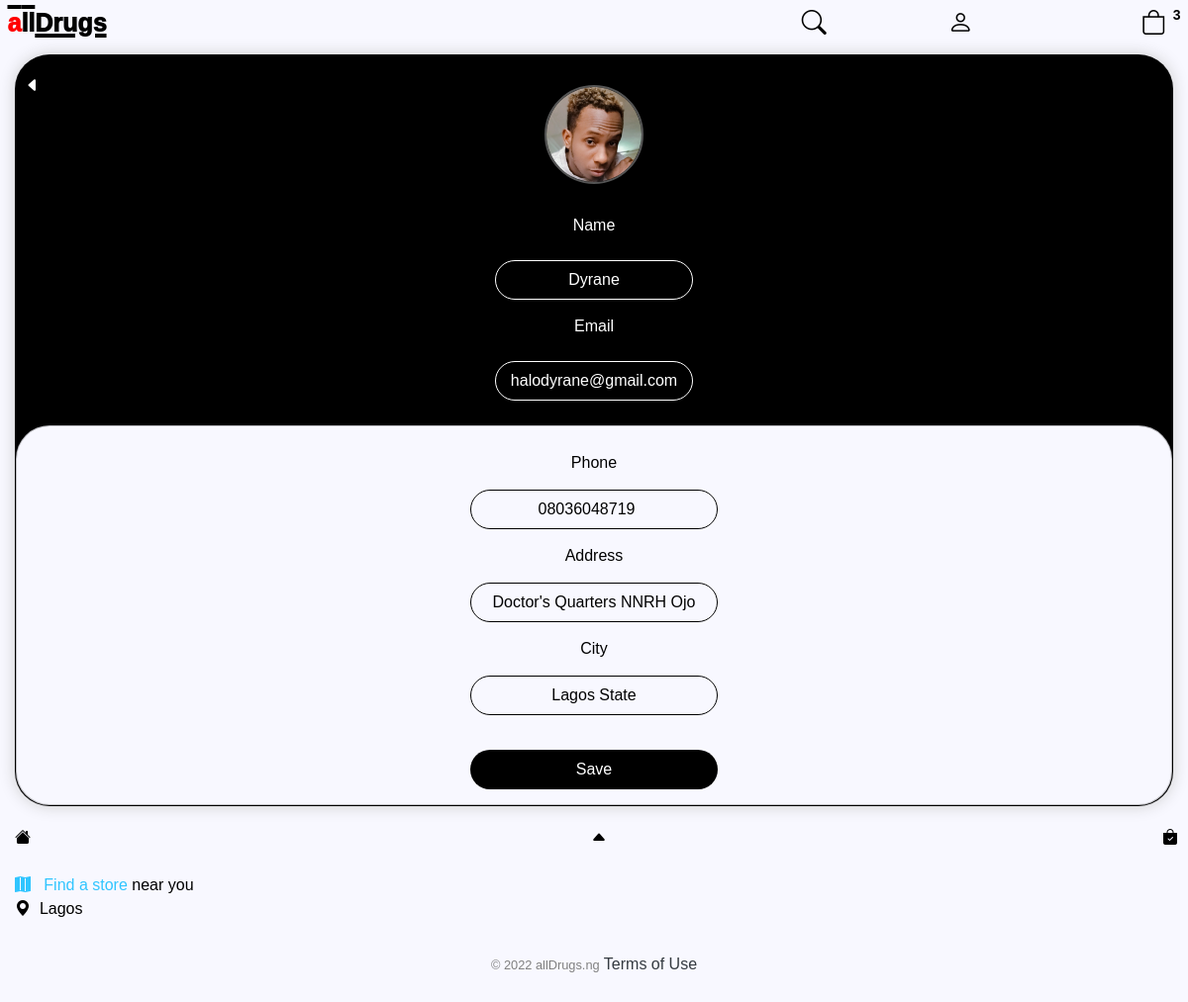
The app's page /edit_account/1 (signed in), older data.
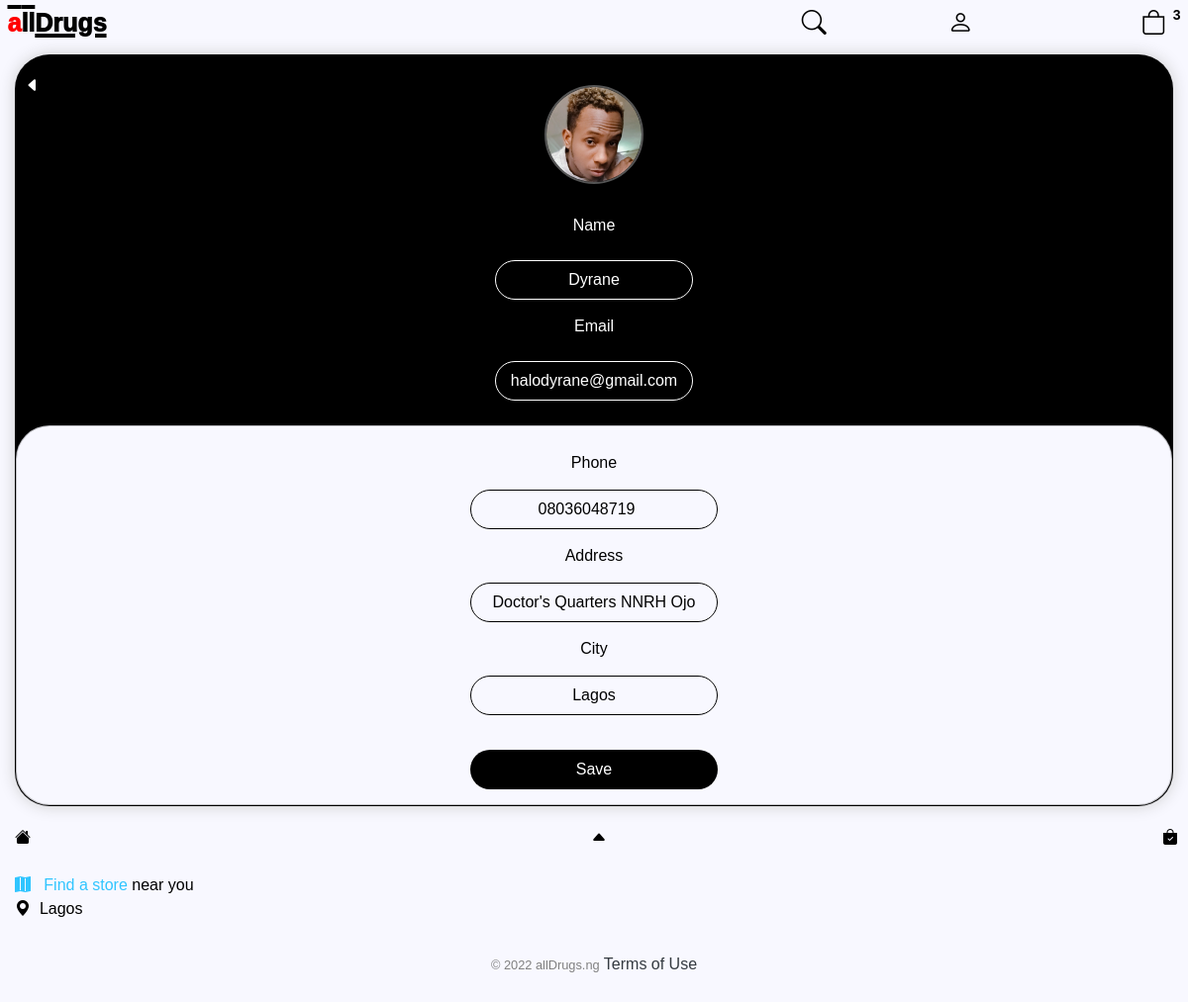
The same page, newer data.
### store/models.py (models this page shows, shortened)
class ShippingAddress(models.Model):
    customer = models.ForeignKey(Customer, on_delete=models.SET_NULL, null=True, blank=True)
    order = models.ForeignKey(Order, on_delete=models.SET_NULL, null=True, blank=True)
    address = models.CharField (max_length=200, null=False,default="nigeria")
    city = models.CharField (max_length=200, null=False)
    state = models.CharField (max_length=200, null=False)
    zipcode = models.CharField (max_length=200, null=False)
    date_added = models.DateTimeField(auto_now_add=True)

### store/views.py (the view)
def edit_account(request,pk):
	data = cartData(request)
	cartItems = data['cartItems']
	order = data['order']
	items = data['items']
	user = request.user.customer
	pk = user.id
	try:
	    ship = ShippingAddress.objects.get(customer= user, order = order)
	except ShippingAddress.DoesNotExist:
	    ship = None
	context = {'items':items, 'user':user, 'order':order, 'cartItems':cartItems, 'ship':ship }
	return render(request,'store/edit_account.html',context)

### store/models.py (called while the page is built)
    @property
    def imageURL(self):
        try:
            url = self.image.url
        except:
            url=''
        return url

    @property
    def get_cart_items(self):
        orderitems = self.orderitem_set.all()
        total = sum([item.quantity for item in orderitems])
        return total

### store/utils.py (called while the page is built)
def cartData(request):
	if request.user.is_authenticated:
		customer = request.user.customer
		order, created = Order.objects.get_or_create(customer=customer, complete=False)
		items = order.orderitem_set.all()
		cartItems = order.get_cart_items
	else:
		cookieData = cookieCart(request)
		cartItems = cookieData['cartItems']
		order = cookieData['order']
		items = cookieData['items']
	return {'cartItems':cartItems ,'order':order, 'items':items}

### store/templates/store/edit_account.html (shortened to what this page needs)
{% extends "store/main.html" %}
{% load static %}
{% block content %}
<div class="row">
    <div class="col-lg-12 text-center">
        <div id="profile" class="box-element"style="">
            <form class="" method="POST" action="{% url 'update_account' user.id %}">
                <input type="image" name="image" value="{{user.image}}" disabled
                style="width:100px; length:100px;border:2px solid;border-radius:50%; margin:15px" src="{{user.imageURL}}" />
                <div class="back" style="
                    position: absolute;
                    left: 25px;
                    top:20px;">
                    <a href="{% url 'account' %}">
                        <i style="color:white;"class="bi bi-caret-left-fill"></i>
                    </a>
                </div>
                <div class="edit-header">
                    <section>
                        <label style="color:white">Name</label>
                        <input type="text" name="name"
                        value="{{user.name}}" />
                    </section>
                    <section>
                        <label style="color:white">Email</label>
                        <input type="email" name="email"
                        value="{{user.email}}" />
                    </section>
                </div>
                <div style="padding:15px;margin: 25px 0px 0px 0px;box-shadow:none;border-radius:34px;"id="" class="box-element edit">
                    <div style="margin:10px"class="contact text-center">
                        <div style="display:flex; justify-content:space-between; flex-direction:column;" class="phone">
                            <section style="flex:50%">
                                Phone
                            </section>
                            <section style="flex:50%">
                                <input type="number" name="phone" value="{{user.phone}}" />
                            </section>
                        </div>
                        <div style="display:flex ;justify-content:space-between; flex-direction:column;" class="address">
                            <section style="flex:50%">
                                Address
                            </section>
                            <section style="flex:50%">
                                <input type="text" name="address" value="{{ship.address}}" />
                            </section>
                        </div>
                        <div style="display:flex justify-content:space-between; flex-direction:column;" class="city">
                            <section style="flex:50%">
                                City
                            </section>
                            <section style="flex:50%">
                                <input type="text" name="city" value="{{ship.city}}" />
                            </section>
                        </div>
                    </div>
                    <div style="display:flex; justify-content: center; ">
                        <input style="margin:20px 5px 0px 5px;border:none; border-radius:30px;padding:8px;background-color:black;color:white" class=" profile-btn-a" type="submit" value="Save" />
                    </div>
                </div>
            </form>
        </div>
    </div>
</div>
{% endblock content %}

Row changes from the older to the newer data that the page shows:
changed ShippingAddress "Doctor's Quarters NNRH Ojo": city "Lagos State" → "Lagos"
